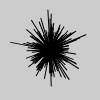
Frame 1 (no input)
Frame 60 (no input): identical to frame 1, image omitted
Frame 120 (the mouse pressed at the canvas centre since frame 60): identical to frame 1, image omitted

The p5.js sketch that drew this single still picture (run headless with seeded random() and noise() and a simulated clock; from frame 60 on, the mouse is pressed at the canvas centre):

// p5.js sketch
// ── sketch.js
var distribution = new Array(360);

function setup() {
  createCanvas(100, 100);
  for (var i = 0; i < distribution.length; i++) {
    distribution[i] = floor(randomGaussian(0,15));
  }
}

function draw() {
  background(204);
 translate(width/2, width/2);
 for (var i = 0; i < distribution.length; i++) {
    rotate(TWO_PI/distribution.length);
    stroke(0);
    var dist = abs(distribution[i]);
    line(0, 0, dist, 0);
  }
}
